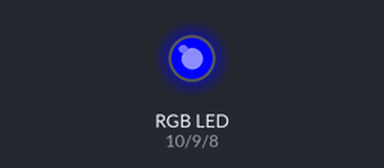
Simulated run of this sketch. Board: Arduino Uno, built with avr-gcc and run on an emulated ATmega328P. On the bench: an RGB LED mixed from three pins (HIGH = lit).

Above: at 0.2 s.
At 1.2 s:
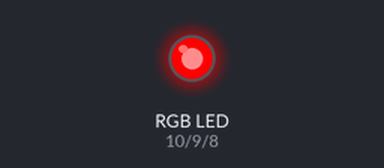
At 2.2 s:
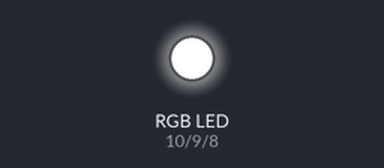
At 3.7 s:
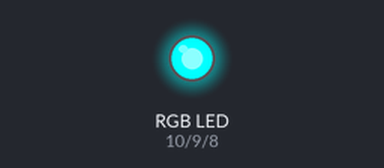
At 5.2 s:
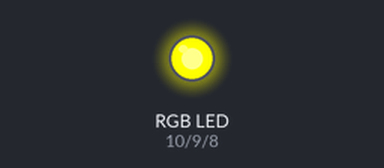
At 7.0 s:
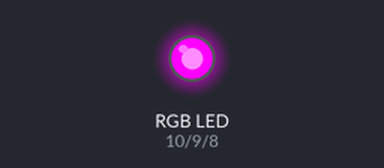
Timing chart, 0 to 9.8 s (numbered marks = the images above):
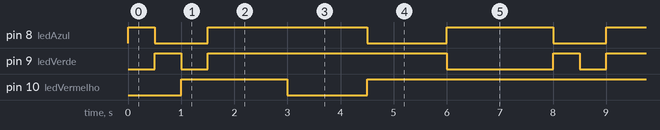

Measured:
- by itself, pin 8 (ledAzul): repeats every 7.5 s: LOW 1.0 s, HIGH 3.0 s, LOW 1.5 s, HIGH 2.0 s
- by itself, pin 9 (ledVerde): repeats every 7.5 s: LOW 0.50 s, HIGH 4.5 s, LOW 2.0 s, HIGH 0.50 s
- by itself, pin 10 (ledVermelho): repeats every 7.5 s: LOW 1.5 s, HIGH 6.0 s

The sketch:

LEd_RGB.ino
```cpp
/*
Projeto Arduino controla led RGB.
Por Jota
----------------------------------------
--=<| www.ComoFazerAsCoisas.com.br |>=--
----------------------------------------
*/

//Declaração das constantes
const int ledAzul = 8;      //refere-se ao pino digital 8.
const int ledVerde = 9;     //refere-se ao pino digital 9.
const int ledVermelho = 10; //refere-se ao pino digital 10.

//Método setup, executado uma vez ao ligar o Arduino.
void setup() {
  //Definindo os pinos digitais (8, 9, 10) como de saída.
  pinMode(ledAzul,OUTPUT);
  pinMode(ledVerde,OUTPUT);
  pinMode(ledVermelho,OUTPUT);
}

//Método loop, executado enquanto o Arduino estiver ligado.
void loop() {
  //Acendendo cada cor individualmente.
  digitalWrite(ledAzul,HIGH);
  delay(500);
  digitalWrite(ledAzul,LOW);

  digitalWrite(ledVerde,HIGH);
  delay(500);
  digitalWrite(ledVerde,LOW);

  digitalWrite(ledVermelho,HIGH);
  delay(500);
  digitalWrite(ledVermelho,LOW);

  //Misturando as cores do led para obter cores diferentes.
  digitalWrite(ledAzul,HIGH);
  digitalWrite(ledVerde,HIGH);
  digitalWrite(ledVermelho,HIGH);
  delay(1500);
  digitalWrite(ledAzul,HIGH);
  digitalWrite(ledVerde,HIGH);
  digitalWrite(ledVermelho,LOW);
  delay(1500);
  digitalWrite(ledAzul,LOW);
  digitalWrite(ledVerde,HIGH);
  digitalWrite(ledVermelho,HIGH);
  delay(1500);
  digitalWrite(ledAzul,HIGH);
  digitalWrite(ledVerde,LOW);
  digitalWrite(ledVermelho,HIGH);
  delay(1500);
}
```
